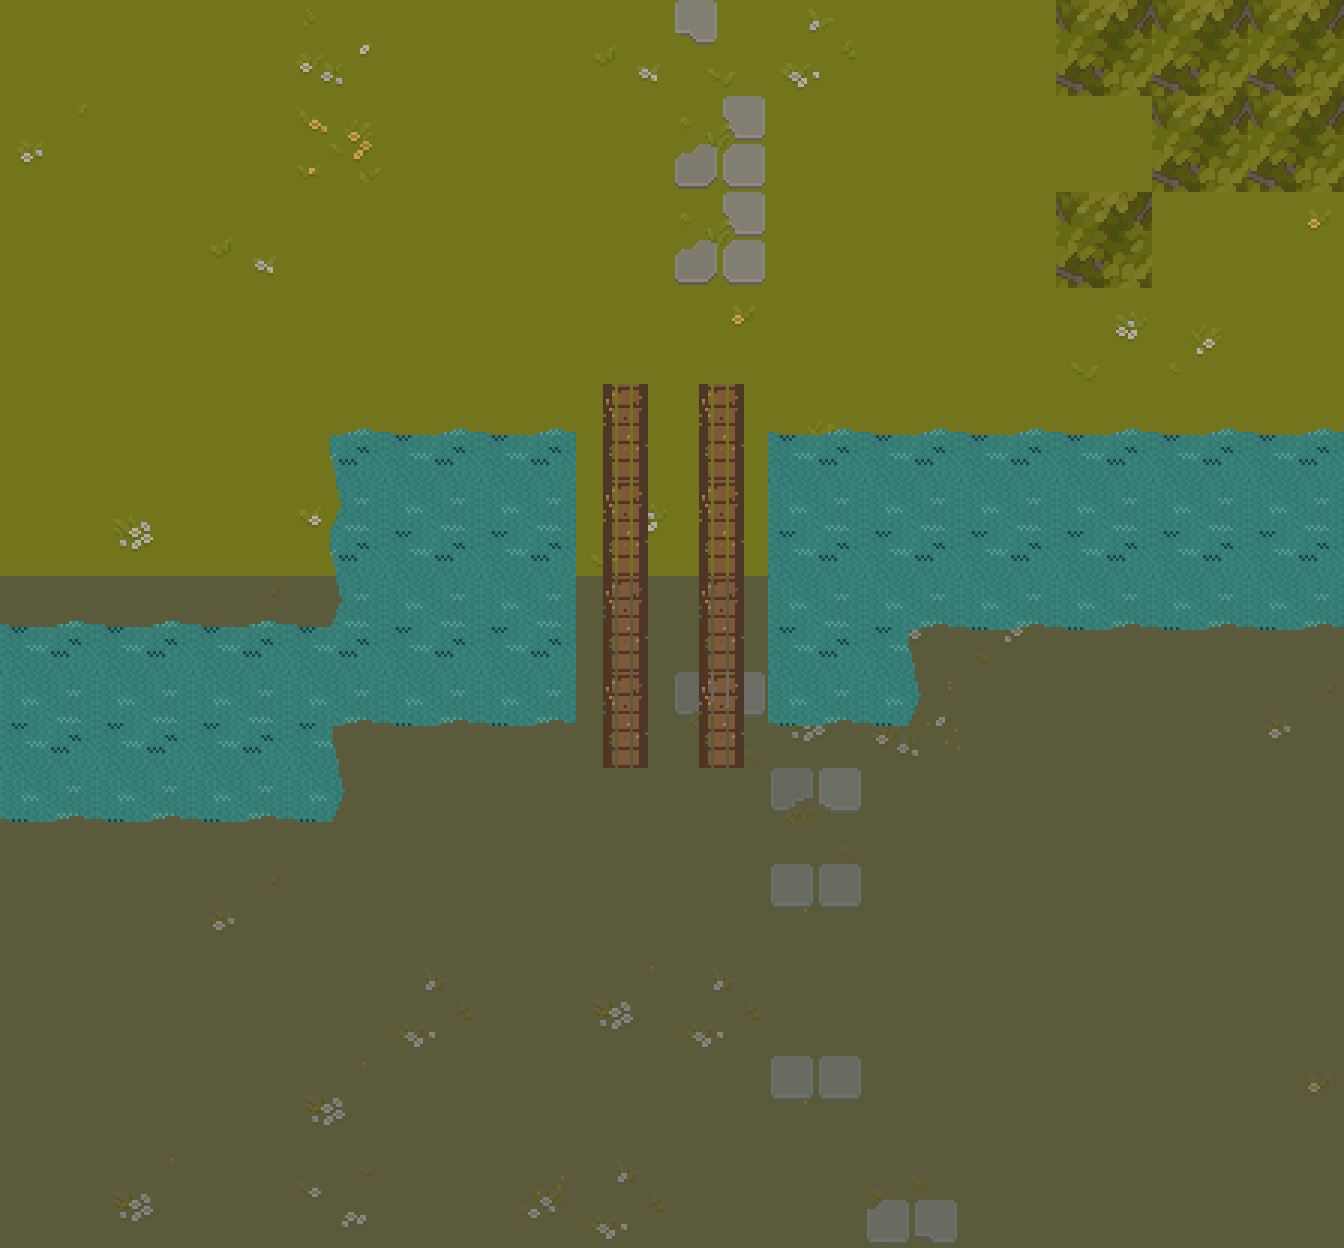

Generate this figure with Python:
import os,sys
os.environ.setdefault("SDL_VIDEODRIVER","dummy"); os.environ.setdefault("SDL_AUDIODRIVER","dummy")
import pygame, pytmx
pygame.init(); pygame.display.set_mode((1,1))
tmx=pytmx.load_pygame("rpg_game/data/maps/overworld.tmx"); TW=32
x0,y0,x1,y1=6,30,20,43   # west seam bridge crossing core->heath
surf=pygame.Surface(((x1-x0)*TW,(y1-y0)*TW))
for layer in tmx.visible_layers:
    if hasattr(layer,"tiles"):
        for x,y,img in layer.tiles():
            if img and x0<=x<x1 and y0<=y<y1: surf.blit(img,((x-x0)*TW,(y-y0)*TW))
pygame.image.save(pygame.transform.scale(surf,((x1-x0)*TW*3,(y1-y0)*TW*3)),"scratchpad/zoom_bridge.png")
print("wrote zoom_bridge")
